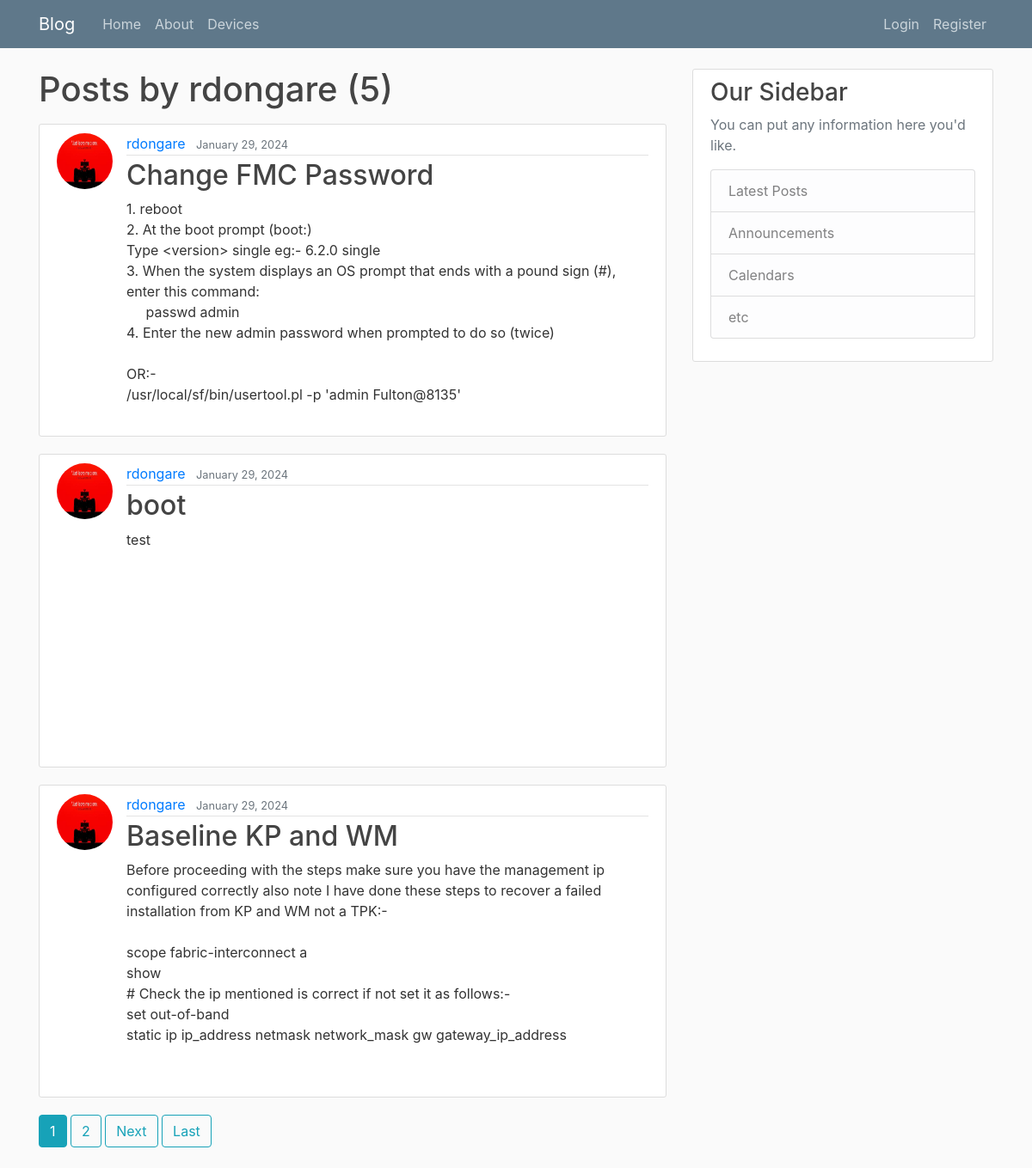
The app's page /user/rdongare with its own data.
### blog/models.py (models this page shows, shortened)
class Post(models.Model):
	title = models.CharField(max_length=100)
	content = models.TextField()
	date_posted = models.DateTimeField(default=timezone.now)
	author = models.ForeignKey(User, on_delete=models.CASCADE)

### users/models.py (models this page shows, shortened)
class Profile(models.Model):
	user = models.OneToOneField(User, on_delete=models.CASCADE)
	email = models.EmailField()
	bio = models.TextField(blank=True, null=True)
	linkedin = models.TextField(blank=True, null=True)
	image = models.ImageField(default='default.jpg', upload_to='profile_pics')

### blog/views.py (the view)
# urls.py: path('user/<str:username>', UserPostListView.as_view(), name='user-posts'),
class UserPostListView(ListView):
    model = Post
    template_name = 'blog/user_posts.html'  # <app>/<model>_<viewtype>.html
    context_object_name = 'posts'
    paginate_by = 3
    def get_queryset(self):
        user = get_object_or_404(User, username=self.kwargs.get('username'))
        return Post.objects.filter(author=user).order_by('-date_posted')

### blog/templates/blog/user_posts.html (shortened to what this page needs)
{% extends "blog/base.html" %}
{% block content %}
    <h1 class="mb-3">Posts by {{ view.kwargs.username }} ({{ page_obj.paginator.count }})</h1>
    {% for post in posts %}
        <article class="media content-section">
          <img class="rounded-circle article-img" src="{{ post.author.profile.image.url }}">
          <div class="media-body">
            <div class="article-metadata">
              <a class="mr-2" href="{% url 'user-posts' post.author.username %}">{{ post.author }}</a>
              <small class="text-muted">{{ post.date_posted|date:"F d, Y" }}</small>
            </div>
            <h2><a class="article-title" href="{% url 'post-detail' post.id %}">{{ post.title }}</a></h2>
            <p class="article-content">{{ post.content }}</p>
          </div>
        </article>
    {% endfor %}
    {% if is_paginated %}
      {% for num in page_obj.paginator.page_range %}
        {% if page_obj.number == num %}
          <a class="btn btn-info mb-4" href="?page={{ num }}">{{ num }}</a>
        {% elif num > page_obj.number|add:'-3' and num < page_obj.number|add:'3' %}
          <a class="btn btn-outline-info mb-4" href="?page={{ num }}">{{ num }}</a>
        {% endif %}
      {% endfor %}
      {% if page_obj.has_next %}
        <a class="btn btn-outline-info mb-4" href="?page={{ page_obj.next_page_number }}">Next</a>
        <a class="btn btn-outline-info mb-4" href="?page={{ page_obj.paginator.num_pages }}">Last</a>
      {% endif %}
    {% endif %}
{% endblock content %}

### blog/static/blog/main.css (style rules this page uses)
body { background: #fafafa; color: #333333; margin-top: 5rem; }
h1, h2, h3, h4, h5, h6 { color: #444444; }
.content-section { background: #ffffff; padding: 10px 20px; border: 1px solid #dddddd; border-radius: 3px; margin-bottom: 20px; }
.article-title { color: #444444; }
.article-content { white-space: pre-line; overflow: scroll; height: 250px; width: 600px; }
.article-img { height: 65px; width: 65px; margin-right: 16px; }
.article-metadata { padding-bottom: 1px; margin-bottom: 4px; border-bottom: 1px solid #e3e3e3 }

### records on screen
Post: author.profile.image (picture), author "rdongare", date_posted "January 29, 2024", title "Change FMC Password", content "1. reboot 2. At the boot prompt (boot:) Type <version> single eg:- 6.2.0 single 3. When the system displays an OS prompt that ends with a pound sign (#), enter this command: passwd admin 4. Enter the new admin password when prompted to do so (twice) OR:- /usr/local/sf/bin/usertool.pl -p 'admin Fulton@8135'…"
Post: author.profile.image (picture), author "rdongare", date_posted "January 29, 2024", title "boot", content "test"
Post: author.profile.image (picture), author "rdongare", date_posted "January 29, 2024", title "Baseline KP and WM", content "Before proceeding with the steps make sure you have the management ip configured correctly also note I have done these steps to recover a failed installation from KP and WM not a TPK:- scope fabric-interconnect a show # Check the ip mentioned is correct if not set it as follows:- set out-of-band static ip ip_address netmask network_mask gw gateway_ip_address…"

### other values on screen
{{ view.kwargs.username }} "rdongare"
{{ page_obj.paginator.count }} "5"
{{ num }} "1"
{{ num }} "2"
